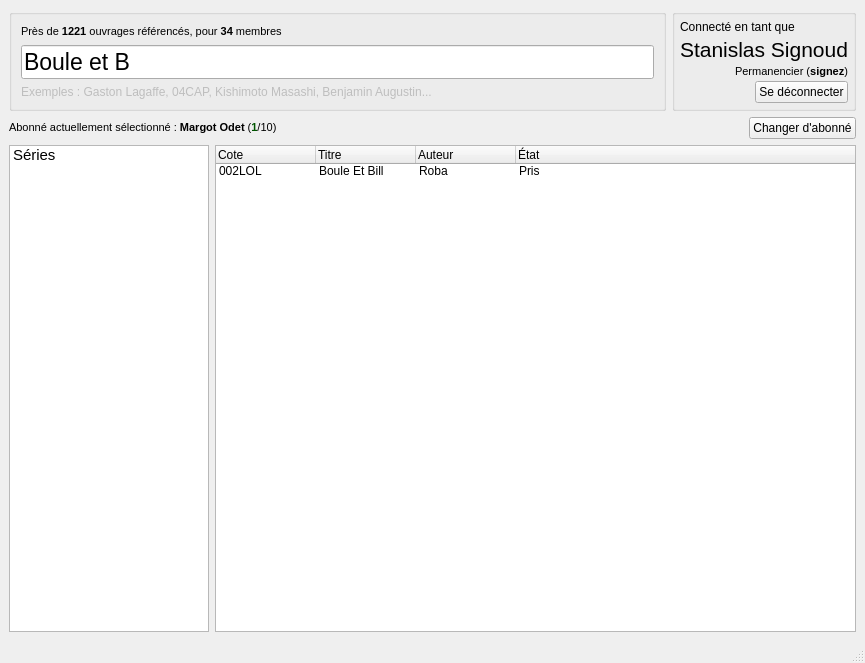
<?xml version="1.0" encoding="UTF-8"?>
<ui version="4.0">
 <class>MainWindow</class>
 <widget class="QMainWindow" name="MainWindow">
  <property name="geometry">
   <rect>
    <x>0</x>
    <y>0</y>
    <width>865</width>
    <height>663</height>
   </rect>
  </property>
  <property name="windowTitle">
   <string>AppBD</string>
  </property>
  <widget class="QWidget" name="centralwidget">
   <layout class="QGridLayout" name="gridLayout">
    <item row="0" column="0" colspan="2">
     <layout class="QHBoxLayout" name="horizontalLayout_2">
      <item>
       <widget class="QGroupBox" name="groupBox_2">
        <property name="sizePolicy">
         <sizepolicy hsizetype="Preferred" vsizetype="Preferred">
          <horstretch>1</horstretch>
          <verstretch>0</verstretch>
         </sizepolicy>
        </property>
        <property name="title">
         <string/>
        </property>
        <layout class="QVBoxLayout" name="verticalLayout_2">
         <item>
          <widget class="QLabel" name="label_2">
           <property name="text">
            <string>&lt;!DOCTYPE HTML PUBLIC &quot;-//W3C//DTD HTML 4.0//EN&quot; &quot;http://www.w3.org/TR/REC-html40/strict.dtd&quot;&gt;
&lt;html&gt;&lt;head&gt;&lt;meta name=&quot;qrichtext&quot; content=&quot;1&quot; /&gt;&lt;style type=&quot;text/css&quot;&gt;
p, li { white-space: pre-wrap; }
&lt;/style&gt;&lt;/head&gt;&lt;body style=&quot; font-family:'Tahoma'; font-size:8pt; font-weight:400; font-style:normal;&quot;&gt;
&lt;p style=&quot; margin-top:0px; margin-bottom:0px; margin-left:0px; margin-right:0px; -qt-block-indent:0; text-indent:0px;&quot;&gt;Près de &lt;span style=&quot; font-weight:600;&quot;&gt;1221&lt;/span&gt; ouvrages référencés, pour &lt;span style=&quot; font-weight:600;&quot;&gt;34&lt;/span&gt; membres&lt;/p&gt;&lt;/body&gt;&lt;/html&gt;</string>
           </property>
          </widget>
         </item>
         <item>
          <widget class="QLineEdit" name="lineEdit">
           <property name="font">
            <font>
             <pointsize>17</pointsize>
            </font>
           </property>
           <property name="text">
            <string>Boule et B</string>
           </property>
           <property name="placeholderText">
            <string>Rechercher...</string>
           </property>
          </widget>
         </item>
         <item>
          <widget class="QLabel" name="label">
           <property name="enabled">
            <bool>false</bool>
           </property>
           <property name="text">
            <string>Exemples : Gaston Lagaffe, 04CAP, Kishimoto Masashi, Benjamin Augustin...</string>
           </property>
          </widget>
         </item>
        </layout>
       </widget>
      </item>
      <item>
       <widget class="QGroupBox" name="groupBox">
        <property name="title">
         <string/>
        </property>
        <layout class="QVBoxLayout" name="verticalLayout">
         <property name="spacing">
          <number>3</number>
         </property>
         <property name="margin">
          <number>5</number>
         </property>
         <item>
          <widget class="QLabel" name="label_3">
           <property name="text">
            <string>Connecté en tant que</string>
           </property>
          </widget>
         </item>
         <item>
          <widget class="QLabel" name="label_4">
           <property name="sizePolicy">
            <sizepolicy hsizetype="Preferred" vsizetype="Preferred">
             <horstretch>0</horstretch>
             <verstretch>1</verstretch>
            </sizepolicy>
           </property>
           <property name="font">
            <font>
             <pointsize>16</pointsize>
            </font>
           </property>
           <property name="text">
            <string>Stanislas Signoud</string>
           </property>
          </widget>
         </item>
         <item>
          <widget class="QLabel" name="label_5">
           <property name="text">
            <string>&lt;!DOCTYPE HTML PUBLIC &quot;-//W3C//DTD HTML 4.0//EN&quot; &quot;http://www.w3.org/TR/REC-html40/strict.dtd&quot;&gt;
&lt;html&gt;&lt;head&gt;&lt;meta name=&quot;qrichtext&quot; content=&quot;1&quot; /&gt;&lt;style type=&quot;text/css&quot;&gt;
p, li { white-space: pre-wrap; }
&lt;/style&gt;&lt;/head&gt;&lt;body style=&quot; font-family:'Tahoma'; font-size:8pt; font-weight:400; font-style:normal;&quot;&gt;
&lt;p style=&quot; margin-top:0px; margin-bottom:0px; margin-left:0px; margin-right:0px; -qt-block-indent:0; text-indent:0px;&quot;&gt;Permanencier (&lt;span style=&quot; font-weight:600;&quot;&gt;signez&lt;/span&gt;)&lt;/p&gt;&lt;/body&gt;&lt;/html&gt;</string>
           </property>
           <property name="alignment">
            <set>Qt::AlignRight|Qt::AlignTrailing|Qt::AlignVCenter</set>
           </property>
          </widget>
         </item>
         <item>
          <layout class="QHBoxLayout" name="horizontalLayout">
           <item>
            <spacer name="horizontalSpacer">
             <property name="orientation">
              <enum>Qt::Horizontal</enum>
             </property>
             <property name="sizeHint" stdset="0">
              <size>
               <width>40</width>
               <height>20</height>
              </size>
             </property>
            </spacer>
           </item>
           <item>
            <widget class="QPushButton" name="pushButton">
             <property name="sizePolicy">
              <sizepolicy hsizetype="Fixed" vsizetype="Fixed">
               <horstretch>0</horstretch>
               <verstretch>0</verstretch>
              </sizepolicy>
             </property>
             <property name="layoutDirection">
              <enum>Qt::LeftToRight</enum>
             </property>
             <property name="text">
              <string>Se déconnecter</string>
             </property>
            </widget>
           </item>
          </layout>
         </item>
        </layout>
       </widget>
      </item>
     </layout>
    </item>
    <item row="4" column="0">
     <widget class="QTreeWidget" name="treeWidget_2">
      <property name="sizePolicy">
       <sizepolicy hsizetype="Expanding" vsizetype="Expanding">
        <horstretch>1</horstretch>
        <verstretch>0</verstretch>
       </sizepolicy>
      </property>
      <property name="maximumSize">
       <size>
        <width>200</width>
        <height>16777215</height>
       </size>
      </property>
      <property name="rootIsDecorated">
       <bool>false</bool>
      </property>
      <property name="uniformRowHeights">
       <bool>false</bool>
      </property>
      <property name="itemsExpandable">
       <bool>false</bool>
      </property>
      <property name="headerHidden">
       <bool>true</bool>
      </property>
      <property name="expandsOnDoubleClick">
       <bool>false</bool>
      </property>
      <attribute name="headerVisible">
       <bool>false</bool>
      </attribute>
      <column>
       <property name="text">
        <string>1</string>
       </property>
      </column>
      <item>
       <property name="text">
        <string>Séries</string>
       </property>
       <property name="font">
        <font>
         <pointsize>11</pointsize>
        </font>
       </property>
       <property name="foreground">
        <brush brushstyle="NoBrush">
         <color alpha="255">
          <red>156</red>
          <green>156</green>
          <blue>156</blue>
         </color>
        </brush>
       </property>
       <item>
        <property name="text">
         <string>Boule et Bill</string>
        </property>
       </item>
      </item>
     </widget>
    </item>
    <item row="4" column="1">
     <widget class="QTreeWidget" name="treeWidget">
      <property name="sizePolicy">
       <sizepolicy hsizetype="Expanding" vsizetype="Expanding">
        <horstretch>2</horstretch>
        <verstretch>0</verstretch>
       </sizepolicy>
      </property>
      <property name="rootIsDecorated">
       <bool>false</bool>
      </property>
      <property name="uniformRowHeights">
       <bool>false</bool>
      </property>
      <property name="itemsExpandable">
       <bool>false</bool>
      </property>
      <property name="headerHidden">
       <bool>false</bool>
      </property>
      <attribute name="headerDefaultSectionSize">
       <number>100</number>
      </attribute>
      <attribute name="headerHighlightSections">
       <bool>false</bool>
      </attribute>
      <attribute name="headerShowSortIndicator" stdset="0">
       <bool>true</bool>
      </attribute>
      <column>
       <property name="text">
        <string>Cote</string>
       </property>
      </column>
      <column>
       <property name="text">
        <string>Titre</string>
       </property>
      </column>
      <column>
       <property name="text">
        <string>Auteur</string>
       </property>
      </column>
      <column>
       <property name="text">
        <string>État</string>
       </property>
      </column>
      <item>
       <property name="text">
        <string>002LOL</string>
       </property>
       <property name="text">
        <string>Boule Et Bill</string>
       </property>
       <property name="text">
        <string>Roba</string>
       </property>
       <property name="text">
        <string>Pris</string>
       </property>
      </item>
     </widget>
    </item>
    <item row="1" column="0" colspan="2">
     <layout class="QHBoxLayout" name="horizontalLayout_3">
      <item>
       <widget class="QLabel" name="label_6">
        <property name="sizePolicy">
         <sizepolicy hsizetype="Preferred" vsizetype="Preferred">
          <horstretch>1</horstretch>
          <verstretch>0</verstretch>
         </sizepolicy>
        </property>
        <property name="text">
         <string>&lt;!DOCTYPE HTML PUBLIC &quot;-//W3C//DTD HTML 4.0//EN&quot; &quot;http://www.w3.org/TR/REC-html40/strict.dtd&quot;&gt;
&lt;html&gt;&lt;head&gt;&lt;meta name=&quot;qrichtext&quot; content=&quot;1&quot; /&gt;&lt;style type=&quot;text/css&quot;&gt;
p, li { white-space: pre-wrap; }
&lt;/style&gt;&lt;/head&gt;&lt;body style=&quot; font-family:'Tahoma'; font-size:8pt; font-weight:400; font-style:normal;&quot;&gt;
&lt;p style=&quot; margin-top:0px; margin-bottom:0px; margin-left:0px; margin-right:0px; -qt-block-indent:0; text-indent:0px;&quot;&gt;Abonné actuellement sélectionné : &lt;span style=&quot; font-weight:600;&quot;&gt;Margot Odet&lt;/span&gt; (&lt;span style=&quot; font-weight:600; color:#005500;&quot;&gt;1&lt;/span&gt;/10)&lt;/p&gt;&lt;/body&gt;&lt;/html&gt;</string>
        </property>
       </widget>
      </item>
      <item>
       <widget class="QPushButton" name="pushButton_2">
        <property name="text">
         <string>Changer d'abonné</string>
        </property>
       </widget>
      </item>
     </layout>
    </item>
   </layout>
  </widget>
  <widget class="QMenuBar" name="menubar">
   <property name="geometry">
    <rect>
     <x>0</x>
     <y>0</y>
     <width>865</width>
     <height>21</height>
    </rect>
   </property>
  </widget>
  <widget class="QStatusBar" name="statusbar"/>
 </widget>
 <resources/>
 <connections/>
</ui>
